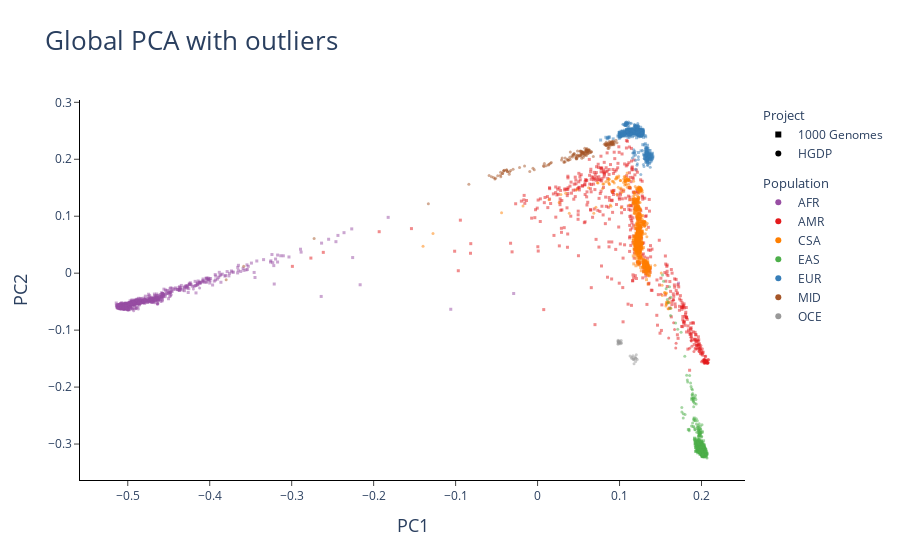

Notebook code cell kept with this figure:
### Markdown cell above
### 6.a.2. Plot

### Code cell
# Plot PCA 
global_with_outliers = plot_global_pca(pc_scores_with_outliers_path, "with_outliers") 

# Show PC1 Vs PC2
global_with_outliers.show()

### Figure 1 — Plotly figure (JSON) as saved in the notebook; plotly's stock layout.template omitted (floating-point values rounded to 4 significant figures; data arrays with more than 128 entries replaced by an {"elided": "..."} marker saying what was removed)
{"data": [{"marker": {"color": "#984EA3", "opacity": 0.5, "size": 3, "symbol": "square"}, "mode": "markers", "showlegend": false, "type": "scatter", "x": {"elided": "884 float values"}, "xaxis": "x", "y": {"elided": "884 float values"}, "yaxis": "y"}, {"marker": {"color": "#984EA3", "opacity": 0.5, "size": 3, "symbol": "circle"}, "mode": "markers", "showlegend": false, "type": "scatter", "x": [-0.494, -0.5015, -0.502, -0.5012, -0.4999, -0.4998, -0.5005, -0.4965, -0.4897, -0.4895, -0.5048, -0.5023, -0.4989, -0.4928, -0.4972, -0.5002, -0.5004, -0.4992, -0.504, -0.4986, -0.5011, -0.4873, -0.5033, -0.4979, -0.4886, -0.4918, -0.4963, -0.4843, -0.4932, -0.4889, -0.4883, -0.4916, -0.4916, -0.4919, -0.4784, -0.487, -0.4793, -0.4955, -0.5081, -0.5047, -0.5049, -0.5069, -0.5047, -0.5076, -0.5033, -0.5082, -0.5032, -0.5068, -0.5093, -0.5031, -0.5026, -0.5115, -0.5109, -0.5063, -0.5038, -0.5056, -0.5036, -0.4938, -0.4871, -0.505, -0.4986, -0.4634, -0.5008, -0.4981, -0.4633, -0.5015, -0.4944, -0.4949, -0.4986, -0.5015, -0.5019, -0.5021, -0.497, -0.4976, -0.4926, -0.4962, -0.4921, -0.4931, -0.484, -0.4811, -0.4717, -0.447, -0.4739, -0.4476, -0.4123, -0.42, -0.4747, -0.4798, -0.4902, -0.4594, -0.4786, -0.4922, -0.4642, -0.4955, -0.4948, -0.4864, -0.502, -0.5009, -0.5057, -0.5046, -0.4702, -0.5017, -0.4929, -0.5029, -0.4672, -0.4963, -0.4935, -0.4901, -0.4637, -0.5056], "xaxis": "x", "y": [-0.06316, -0.06153, -0.06315, -0.05722, -0.06337, -0.06401, -0.05967, -0.06134, -0.06187, -0.05921, -0.06398, -0.06221, -0.06278, -0.0661, -0.06429, -0.05735, -0.06474, -0.06446, -0.06083, -0.0604, -0.06167, -0.05917, -0.06195, -0.05415, -0.04724, -0.05445, -0.0527, -0.05181, -0.0538, -0.0536, -0.05367, -0.05131, -0.05458, -0.05087, -0.0472, -0.05237, -0.0455, -0.05468, -0.05791, -0.06011, -0.06154, -0.0593, -0.05783, -0.06014, -0.05503, -0.05881, -0.05875, -0.05836, -0.05663, -0.05788, -0.05762, -0.06067, -0.05568, -0.05723, -0.05751, -0.05593, -0.06076, -0.0616, -0.06288, -0.05754, -0.06402, -0.05244, -0.05806, -0.05499, -0.05344, -0.05754, -0.0549, -0.06198, -0.06292, -0.06148, -0.06052, -0.0606, -0.05919, -0.05379, -0.05335, -0.05522, -0.05243, -0.04877, -0.05269, -0.04978, -0.05021, -0.03765, -0.04805, -0.03948, -0.02603, -0.02782, -0.04935, -0.04753, -0.0623, -0.04989, -0.04826, -0.06181, -0.05355, -0.05309, -0.05497, -0.05063, -0.06061, -0.06356, -0.06177, -0.05602, -0.05117, -0.05622, -0.05262, -0.05733, -0.05172, -0.06113, -0.05049, -0.0605, -0.05437, -0.05949], "yaxis": "y"}, {"marker": {"color": "#E41A1C", "opacity": 0.5, "size": 3, "symbol": "square"}, "mode": "markers", "showlegend": false, "type": "scatter", "x": {"elided": "487 float values"}, "xaxis": "x", "y": {"elided": "487 float values"}, "yaxis": "y"}, {"marker": {"color": "#E41A1C", "opacity": 0.5, "size": 3, "symbol": "circle"}, "mode": "markers", "showlegend": false, "type": "scatter", "x": [0.1599, 0.2034, 0.2039, 0.2056, 0.2056, 0.2026, 0.2054, 0.2035, 0.2049, 0.2079, 0.1877, 0.1983, 0.1992, 0.1855, 0.1507, 0.166, 0.1873, 0.1686, 0.1994, 0.1908, 0.1671, 0.1779, 0.197, 0.1611, 0.1882, 0.1973, 0.169, 0.1659, 0.187, 0.2041, 0.2067, 0.2052, 0.2088, 0.2078, 0.2045, 0.2077, 0.2046, 0.2042, 0.2072, 0.2009, 0.2023, 0.2012, 0.201, 0.1993, 0.2043, 0.1948, 0.2038, 0.2036, 0.1961, 0.2013, 0.1969, 0.2061, 0.208, 0.2033, 0.2028, 0.2, 0.2037, 0.2064, 0.2043, 0.2067, 0.2012, 0.2057], "xaxis": "x", "y": [-0.1139, -0.152, -0.1527, -0.1546, -0.1525, -0.1517, -0.1555, -0.152, -0.1549, -0.1517, -0.119, -0.1295, -0.127, -0.1318, -0.03698, -0.087, -0.1183, -0.1316, -0.1355, -0.1376, -0.09907, -0.08468, -0.1272, -0.04407, -0.1281, -0.1324, -0.1229, -0.04737, -0.1125, -0.1553, -0.1542, -0.157, -0.1522, -0.1568, -0.1562, -0.1578, -0.156, -0.1516, -0.158, -0.14, -0.1542, -0.1537, -0.1326, -0.1417, -0.1579, -0.1322, -0.1546, -0.1538, -0.1312, -0.1419, -0.137, -0.1549, -0.1572, -0.158, -0.156, -0.1557, -0.1566, -0.1539, -0.1459, -0.1582, -0.144, -0.1554], "yaxis": "y"}, {"marker": {"color": "#FF7F00", "opacity": 0.5, "size": 3, "symbol": "square"}, "mode": "markers", "showlegend": false, "type": "scatter", "x": {"elided": "599 float values"}, "xaxis": "x", "y": {"elided": "599 float values"}, "yaxis": "y"}, {"marker": {"color": "#FF7F00", "opacity": 0.5, "size": 3, "symbol": "circle"}, "mode": "markers", "showlegend": false, "type": "scatter", "x": {"elided": "189 float values"}, "xaxis": "x", "y": {"elided": "189 float values"}, "yaxis": "y"}, {"marker": {"color": "#4DAF4A", "opacity": 0.5, "size": 3, "symbol": "square"}, "mode": "markers", "showlegend": false, "type": "scatter", "x": {"elided": "583 float values"}, "xaxis": "x", "y": {"elided": "583 float values"}, "yaxis": "y"}, {"marker": {"color": "#4DAF4A", "opacity": 0.5, "size": 3, "symbol": "circle"}, "mode": "markers", "showlegend": false, "type": "scatter", "x": {"elided": "237 float values"}, "xaxis": "x", "y": {"elided": "237 float values"}, "yaxis": "y"}, {"marker": {"color": "#377EB8", "opacity": 0.5, "size": 3, "symbol": "square"}, "mode": "markers", "showlegend": false, "type": "scatter", "x": {"elided": "623 float values"}, "xaxis": "x", "y": {"elided": "623 float values"}, "yaxis": "y"}, {"marker": {"color": "#377EB8", "opacity": 0.5, "size": 3, "symbol": "circle"}, "mode": "markers", "showlegend": false, "type": "scatter", "x": {"elided": "152 float values"}, "xaxis": "x", "y": {"elided": "152 float values"}, "yaxis": "y"}, {"marker": {"color": "#A65628", "opacity": 0.5, "size": 3, "symbol": "circle"}, "mode": "markers", "showlegend": false, "type": "scatter", "x": {"elided": "161 float values"}, "xaxis": "x", "y": {"elided": "161 float values"}, "yaxis": "y"}, {"marker": {"color": "#999999", "opacity": 0.5, "size": 3, "symbol": "circle"}, "mode": "markers", "showlegend": false, "type": "scatter", "x": [0.1148, 0.1166, 0.09912, 0.102, 0.102, 0.1007, 0.1177, 0.09841, 0.09814, 0.1022, 0.09819, 0.09887, 0.1003, 0.0999, 0.0982, 0.09969, 0.1188, 0.1174, 0.1197, 0.1129, 0.1216, 0.1204, 0.1164, 0.1201, 0.115, 0.1196, 0.1175, 0.1008, 0.09866, 0.09829], "xaxis": "x", "y": [-0.1494, -0.1512, -0.1226, -0.1222, -0.1181, -0.1219, -0.1588, -0.1204, -0.1179, -0.1232, -0.1249, -0.1192, -0.1193, -0.1216, -0.1201, -0.122, -0.1472, -0.1502, -0.155, -0.1456, -0.1517, -0.1432, -0.1452, -0.1492, -0.1477, -0.1494, -0.1521, -0.1239, -0.1213, -0.1236], "yaxis": "y"}, {"legendgroup": "shape", "legendgrouptitle": {"text": "Project"}, "marker": {"color": "black", "symbol": "square"}, "mode": "markers", "name": "1000 Genomes", "showlegend": true, "type": "scatter", "x": [null], "y": [null]}, {"legendgroup": "shape", "legendgrouptitle": {"text": "Project"}, "marker": {"color": "black", "symbol": "circle"}, "mode": "markers", "name": "HGDP", "showlegend": true, "type": "scatter", "x": [null], "y": [null]}, {"legendgroup": "color", "legendgrouptitle": {"text": "Population"}, "marker": {"color": "#984EA3", "symbol": "circle"}, "mode": "markers", "name": "AFR", "showlegend": true, "type": "scatter", "x": [null], "y": [null]}, {"legendgroup": "color", "legendgrouptitle": {"text": "Population"}, "marker": {"color": "#E41A1C", "symbol": "circle"}, "mode": "markers", "name": "AMR", "showlegend": true, "type": "scatter", "x": [null], "y": [null]}, {"legendgroup": "color", "legendgrouptitle": {"text": "Population"}, "marker": {"color": "#FF7F00", "symbol": "circle"}, "mode": "markers", "name": "CSA", "showlegend": true, "type": "scatter", "x": [null], "y": [null]}, {"legendgroup": "color", "legendgrouptitle": {"text": "Population"}, "marker": {"color": "#4DAF4A", "symbol": "circle"}, "mode": "markers", "name": "EAS", "showlegend": true, "type": "scatter", "x": [null], "y": [null]}, {"legendgroup": "color", "legendgrouptitle": {"text": "Population"}, "marker": {"color": "#377EB8", "symbol": "circle"}, "mode": "markers", "name": "EUR", "showlegend": true, "type": "scatter", "x": [null], "y": [null]}, {"legendgroup": "color", "legendgrouptitle": {"text": "Population"}, "marker": {"color": "#A65628", "symbol": "circle"}, "mode": "markers", "name": "MID", "showlegend": true, "type": "scatter", "x": [null], "y": [null]}, {"legendgroup": "color", "legendgrouptitle": {"text": "Population"}, "marker": {"color": "#999999", "symbol": "circle"}, "mode": "markers", "name": "OCE", "showlegend": true, "type": "scatter", "x": [null], "y": [null]}], "layout": {"font": {"family": "Arial, \"Open Sans\", verdana, sans-serif"}, "plot_bgcolor": "white", "title": {"font": {"size": 26}, "text": "Global PCA with outliers"}, "xaxis": {"anchor": "y", "domain": [0, 1], "linecolor": "black", "showticklabels": true, "ticks": "outside", "title": {"font": {"size": 18}, "text": "PC1"}}, "xaxis2": {"linecolor": "black", "showticklabels": true}, "yaxis": {"anchor": "x", "domain": [0, 1], "linecolor": "black", "showticklabels": true, "ticks": "outside", "title": {"font": {"size": 18}, "text": "PC2"}}, "yaxis2": {"linecolor": "black", "showticklabels": true}}}
